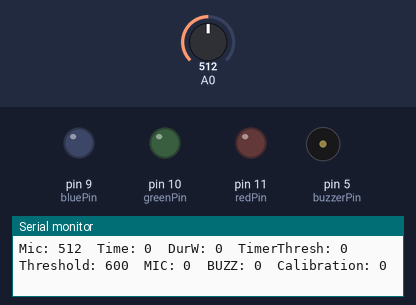
This sketch was run on a simulated Arduino Uno, built with avr-gcc and run on an emulated ATmega328P. Parts: output pins drawn as LEDs (lit = HIGH), buzzer (waves = sounding), the last lines printed to the serial monitor. The inputs (shaded band) are chosen by the test bench; at power-on: A0 = 512.

Above: at 1.2 s.
1.3 s: A0 set to 592
4.3 s: A0 set to 618
At 5.18 s:
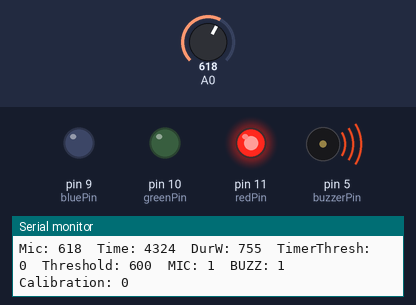
Timing chart, 0 to 12.8 s (numbered marks = the images above; inputs shaded):
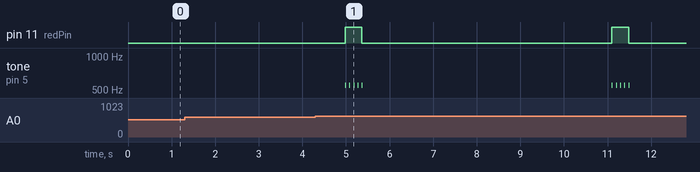

Measured:
- the behaviour switches between 600 and 601 on A0 (found by bisection; images 0 and 1)
- after the input at 4.3 s, pin 11 (redPin): alternates HIGH for 0.38 s and LOW for 5.7 s, starting after 0.68 s; tone on pin 5 (buzzerPin): goes 4 × (550 Hz 0.01 s, silent 0.08 s), 550 Hz 0.01 s, silent 5.7 s, 4 × (550 Hz 0.01 s, silent 0.09 s), 550 Hz 0.01 s, then silent, starting after 0.68 s

The sketch:

module02.ino
```cpp
///---|Gen-Synth
//#include <MozziGuts.h>
//#include <Oscil.h>
//#include <tables/sin2048_int8.h>
//#define CONTROL_RATE 128
int trig = 600;
//int trig = 450;
long time;
long timeT;
int calibW = 30*1000;
int wait = 6*1000;
int durationW = 0;

int buzzerPin = 5;
int buzz = 1000;
int durationB = 0;

int mic;

boolean micOff = false;
boolean buzzOn = false;
boolean calibrate = false;

int redPin = 11;
int greenPin = 10;
int bluePin = 9;

//Oscil <2048,AUDIO_RATE> aSin(SIN2048_DATA);

void setup(){
  Serial.begin(9600);
  pinMode(5,OUTPUT);
  timeT = millis();
  //  startMozzi(CONTROL_RATE);
  //  aSin.setFreq(440);
}

void loop(){

  mic = analogRead(0);

  if( mic > trig && micOff == false){
    ///-WAIT "Stop hearing"
    micOff = true;
    ///-BUZZ
    buzzOn = true;
    ///-Reset time
    time = millis();
  }

  ///-THRESHOLD
  if(millis()-timeT >= calibW){
    calibrate = true;
//    Serial.print("IIIIIINNNNN!");
    trig = analogRead(0)+100;
    timeT = millis();
  } else {
   calibrate = true;
  }

  if(calibrate == true){
    trig = trig;
    calibrate = false;
  } else {
   trig = analogRead(0) + 20;
  }

  ///-MIC
  if(micOff == true){
    if (millis() - time >= wait){
      micOff = false;
    }
    else {
      durationW = millis() - time;
    }
  }

  ///-BUZZER
  if(buzzOn == true && micOff == true && durationW > buzz/1.6666){
    tone(buzzerPin,220,10);//digitalWrite(buzzer,HIGH);
    tone(buzzerPin,440,10);//digitalWrite(buzzer,HIGH);
    tone(buzzerPin,550,10);//digitalWrite(buzzer,HIGH);
    //    audioHook();
    analogWrite(redPin,255);
    analogWrite(greenPin,0);
    analogWrite(bluePin,0);
    if (millis() - time >= buzz){
      buzzOn = false;
    }
    if(buzzOn == false){
      //digitalWrite(buzzer, LOW);
      digitalWrite(redPin,LOW);
      digitalWrite(greenPin,LOW);
      digitalWrite(bluePin,LOW);
    }
  }

  ///-PRINT MIC
  Serial.print("Mic: ");
  Serial.print(mic);
  Serial.print("\tTime: ");
  Serial.print(time);
  Serial.print("\tDurW: ");
  Serial.print(durationW);

///-threshold
  Serial.print("\tTimerThresh: ");
  Serial.print(timeT);
  Serial.print("\tThreshold: ");
  Serial.print(trig);

  Serial.print("\tMIC: ");
  Serial.print(micOff);
  Serial.print("\tBUZZ: ");
  Serial.print(buzzOn);
  Serial.print("\tCalibration: ");
  Serial.println(calibrate);

  delay(10);

}
```
